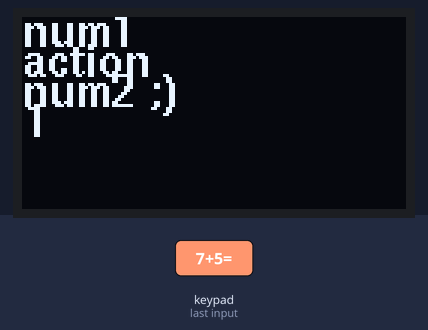
This sketch was run on a simulated Arduino Uno, built with avr-gcc and run on an emulated ATmega328P. Parts: 128×64 one-colour display. The test bench sets the inputs (shaded band). What the sketch prints to the serial monitor is not drawn.

1.3 s: keypad keys 7 + 5 = pressed 0.4 s apart
Above: at 3.8 s.
4.4 s: key '*' pressed
6.0 s: key '/' pressed
7.6 s: key '^' pressed
9.2 s: keypad keys 9 8 7 6 pressed 0.4 s apart
Timing chart, 0 to 12.2 s (numbered marks = the images above; inputs shaded):
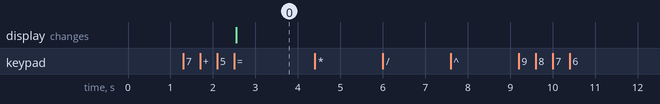

The sketch:

4x4keypad-calc.ino
```cpp
#include <Wire.h>
#include <Adafruit_SSD1306.h>
#include "Adafruit_Keypad.h"
#include "U8glib.h"

#define SCREEN_WIDTH 128
#define SCREEN_HEIGHT 64
U8GLIB_SSD1306_128X64 oled(U8G_I2C_OPT_NONE);
//Adafruit_SSD1306 display(SCREEN_WIDTH, SCREEN_HEIGHT, &Wire, -1);

int num1 = 0;
int num2 = 0;
int action = 0;
bool result = false;
int Number = 0;

const byte ROWS = 4;
const byte COLS = 4;

char keys[ROWS][COLS] = {
  {'1', '2', '3', '+'},
  {'4', '5', '6', '-'},
  {'7', '8', '9', '='},
  {'*', '0', '/', '^'}
};

byte rowPins[ROWS] = {9, 8, 7, 6};
byte colPins[COLS] = {5, 4, 3, 2};

Adafruit_Keypad customKeypad = Adafruit_Keypad(makeKeymap(keys), rowPins, colPins, ROWS, COLS);

void setup() {
  Serial.begin(9600);
 // display.begin(SSD1306_SWITCHCAPVCC, 0x3C);
  //isplay.clearDisplay();
  //display.display();
  customKeypad.begin();
}

void loop() {
  customKeypad.tick();

  while (customKeypad.available()) {
    keypadEvent e = customKeypad.read();
    char key = (char)e.bit.KEY;

    if (e.bit.EVENT == KEY_JUST_PRESSED) {
      Serial.print(key);
      Serial.println(" pressed");

      if (key >= '0' && key <= '9') {
        if (num1 == 0)
          num1 = key - '0';
        else
          num1 = (num1 * 10) + (key - '0'); //Pressed twice
      }


      if (key == '+') {
        action = '+';
        num2 = num1;
        num1 = 0;
      }
      else if (key == '-') {
        action = '-';
        num2 = num1;
        num1 = 0;
      }
      else if (key == '*') {
        action = '*';
        num2 = num1;
        num1 = 0;
      }
      else if (key == '/') {
        action = '/';
        num2 = num1;
        num1 = 0;
      }
      else if (key == '=') {
        result = true;
      }
    }
    else if (e.bit.EVENT == KEY_JUST_RELEASED) {
      Serial.print(key);
      Serial.println(" released");
    }
  }

  if (num1 != 0 && num2 != 0 && result == true) {
    if (action == '+')
      Number = num1 + num2;
    else if (action == '-')
      Number = num1 - num2;
    else if (action == '*')
      Number = num1 * num2;
    else if (action == '/')
      Number = num1 / num2;

    else if (action == '^')
      Number = num1 ^ num2;
    else if (action == 'C')
      Number = num1 = num2;

      do {
      draw();
    } while (oled.nextPage());


    num1 = 0;
    num2 = 0;
    action = 0;
    result = false;

  }

  delay(10);
}


void draw() {
  oled.setFont(u8g_font_helvB10);
  // Print strings
  oled.drawStr(0, 10, "num1");
  oled.drawStr(0, 20, "action");
  oled.drawStr(0, 30, "num2 ;)");

    if (result == true) {
     oled.drawStr(1, 40, String(result).c_str()) ;
   }
}
```

Measured:
- after the input at 1.3 s, the display: changes after 1.3 s (image 0)
- after the input at 4.4 s, every drawn part: stays the same
- after the input at 6.0 s, every drawn part: stays the same
- after the input at 7.6 s, every drawn part: stays the same
- after the input at 9.2 s, every drawn part: stays the same
